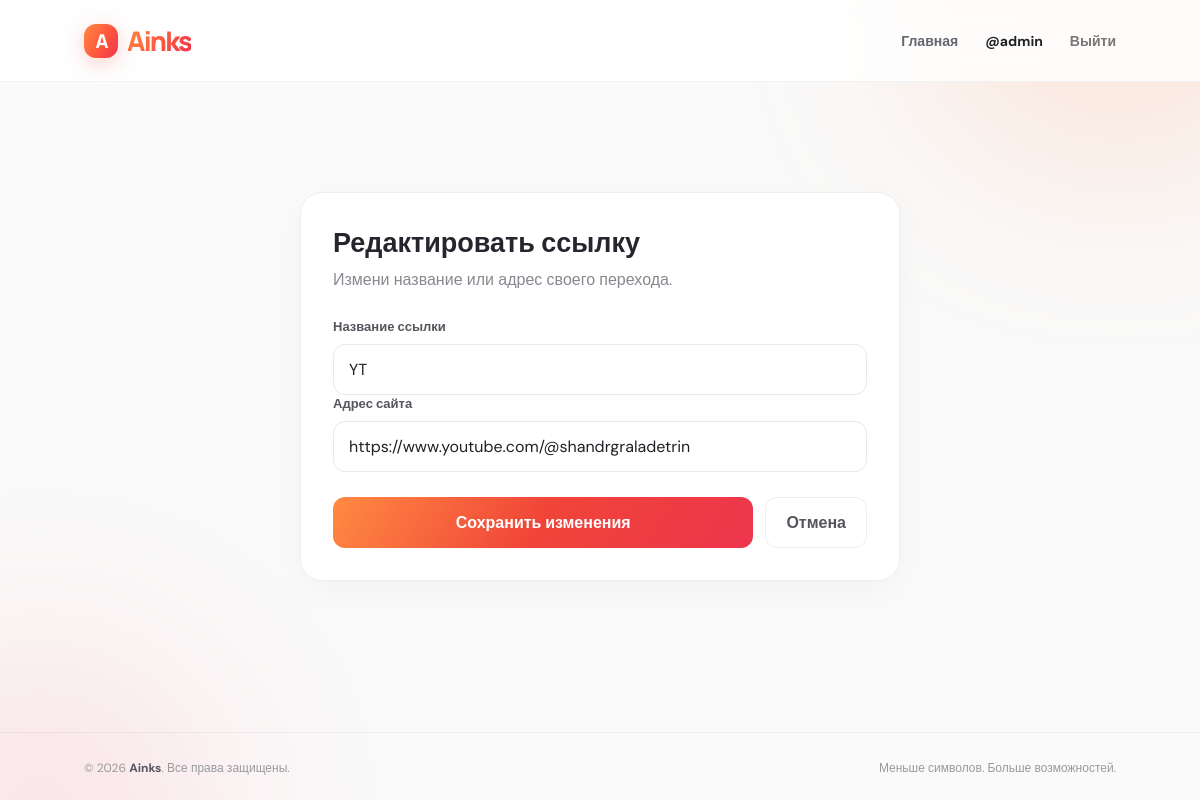
The app's page /edit/1/ (signed in) with its own data.
### services/models.py (models this page shows, shortened)
class ShortLink(models.Model):
    user = models.ForeignKey(
        User,
        on_delete=models.CASCADE,
        related_name='short_links'
    )
    title = models.CharField(max_length=100)
    original_url = models.URLField(max_length=2000)
    short_code = models.CharField(
        max_length=12,
        unique=True,
        blank=True
    )
    clicks = models.PositiveIntegerField(default=0)
    created_at = models.DateTimeField(auto_now_add=True)

### services/views.py (the view)
@login_required
def edit_link(request, link_id):
    link = get_object_or_404(
        ShortLink,
        id=link_id,
        user=request.user
    )
    if request.method == 'POST':
        form = ShortLinkForm(request.POST, instance=link)
        if form.is_valid():
            form.save()
            messages.success(request, 'Ссылка успешно обновлена!')
            return redirect('home')
    else:
        form = ShortLinkForm(instance=link)
    return render(request, 'edit_link.html', {
        'form': form,
        'link': link,
    })

### services/forms.py
class ShortLinkForm(forms.ModelForm):
    class Meta:
        model = ShortLink
        fields = ['title', 'original_url']
        widgets = {
            'title': forms.TextInput(attrs={
                'placeholder': 'Например: Мой YouTube',
                'class': 'form-input'
            }),
            'original_url': forms.URLInput(attrs={
                'placeholder': 'https://youtube.com',
                'class': 'form-input'
            }),
        }

### services/templates/edit_link.html (shortened to what this page needs)
{% extends 'base.html' %}
{% block content %}
<div class="edit-wrapper">
    <div class="edit-card">
        <h1>Редактировать ссылку</h1>
        <p class="edit-description">
            Измени название или адрес своего перехода.
        </p>
        <form method="POST" class="edit-form">
            <div>
                <label for="{{ form.title.id_for_label }}">
                    Название ссылки
                </label>
                {{ form.title }}
            </div>
            <div>
                <label for="{{ form.original_url.id_for_label }}">
                    Адрес сайта
                </label>
                {{ form.original_url }}
            </div>
            <div class="edit-actions">
                <button type="submit" class="save-button">
                    Сохранить изменения
                </button>
                <a href="{% url 'home' %}" class="cancel-button">
                    Отмена
                </a>
            </div>
        </form>
    </div>
</div>
{% endblock %}

### services/templates/base.html (shortened to what this page needs)
<!DOCTYPE html>
<html lang="ru">
<head>
</head>
<body>
<header class="header">
    <a href="{% url 'home' %}" class="logo">
        <span class="logo-mark">A</span>
        <span>Ainks</span>
    </a>
    <nav class="nav">
        <a href="{% url 'home' %}" class="nav-link">Главная</a>
        {% if user.is_authenticated %}
            <a href="{% url 'profile' user.username %}" class="nav-link nav-user">
                @{{ user.username }}
            </a>
            <form method="POST" action="{% url 'logout' %}" class="logout-form">
                <button type="submit" class="logout-button">Выйти</button>
            </form>
        {% else %}
            <a href="{% url 'login' %}" class="nav-link">Войти</a>
            <a href="{% url 'register' %}" class="nav-button">Создать аккаунт</a>
        {% endif %}
    </nav>
</header>
<main class="page-content">
    <div class="container">
        {% block content %}{% endblock %}
    </div>
</main>
<footer class="footer">
    <div>© 2026 <strong>Ainks</strong>. Все права защищены.</div>
    <div>Меньше символов. Больше возможностей.</div>
</footer>
</body>
</html>

### services/templates/base.html (style rules this page uses)
:root { --orange: #ff7138; --red: #f04438; --dark: #202027; --muted: #888891; --background: #fafafa; --border: #eeeeef; --gradient: linear-gradient(120deg, #ff8a42, #ff563d 55%, #ed354d); }
* { box-sizing: border-box; margin: 0; padding: 0; }
html { scroll-behavior: smooth; }
body { min-height: 100vh; background: var(--background); color: var(--dark); font-family: 'DM Sans', sans-serif; overflow-x: hidden; position: relative; }
body::before, body::after { content: ""; position: fixed; z-index: -1; pointer-events: none; border-radius: 50%; filter: blur(95px); opacity: .20; }
body::before { width: 420px; height: 350px; background: #ff9a62; top: -170px; right: -130px; }
body::after { width: 380px; height: 340px; background: #ff5366; bottom: -180px; left: -150px; opacity: .12; }
a { color: inherit; text-decoration: none; }
button, input { font: inherit; }
.header { width: 100%; height: 82px; display: flex; align-items: center; justify-content: space-between; padding: 0 7%; background: rgba(255,255,255,.82); backdrop-filter: blur(20px); border-bottom: 1px solid rgba(0,0,0,.045); position: sticky; top: 0; z-index: 100; }
.logo { font-family: 'Manrope', sans-serif; font-size: 27px; font-weight: 800; letter-spacing: -1.8px; display: flex; align-items: center; gap: 9px; }
.logo-mark { width: 34px; height: 34px; display: grid; place-items: center; border-radius: 12px; background: var(--gradient); color: white; font-size: 19px; box-shadow: 0 5px 18px rgba(244,78,58,.25); }
.logo span:last-child { background: var(--gradient); color: transparent; background-clip: text; -webkit-background-clip: text; }
.nav { display: flex; align-items: center; gap: 27px; }
.nav-link { color: #66666f; font-size: 14px; font-weight: 600; transition: .2s; }
.nav-user { font-weight: 700; color: var(--dark); }
.logout-form { display: inline; }
.logout-button { background: none; border: none; color: #777; cursor: pointer; font-size: 14px; font-weight: 600; }
.container { width: min(1120px, 86%); margin: 0 auto; }
.page-content { min-height: calc(100vh - 150px); padding: 65px 0 90px; }
.form-input, .auth-form input { width: 100%; padding: 15px 16px; border: 1px solid #e9e9ed; border-radius: 12px; outline: none; background: #fff; color: var(--dark); font-size: 14px; transition: .2s; }
.form-input::placeholder { color: #b6b6bd; }
.footer { padding: 27px 7%; border-top: 1px solid rgba(0,0,0,.05); display: flex; justify-content: space-between; align-items: center; color: #9999a0; font-size: 12px; }
.footer strong { color: #55555e; }

### services/templates/edit_link.html (style rules this page uses)
.edit-wrapper { max-width: 600px; margin: 45px auto; }
.edit-card { background: white; border: 1px solid #eeeeef; border-radius: 22px; padding: 32px; box-shadow: 0 10px 35px rgba(0, 0, 0, .035); }
.edit-card h1 { color: #25252d; font-size: 27px; margin-bottom: 9px; }
.edit-description { color: #888891; margin-bottom: 28px; }
.edit-form label { display: block; color: #55555e; font-size: 13px; font-weight: 700; margin-bottom: 9px; }
.edit-form input { width: 100%; padding: 14px 15px; border: 1px solid #e9e9ec; border-radius: 12px; outline: none; font: inherit; transition: .2s; }
.edit-actions { display: flex; gap: 12px; margin-top: 25px; }
.save-button { flex: 1; border: none; border-radius: 12px; padding: 14px; background: linear-gradient(120deg, #ff8a42, #f04438, #ed354d); color: white; font-weight: 800; cursor: pointer; transition: .2s; }
.cancel-button { display: flex; align-items: center; justify-content: center; padding: 14px 20px; border: 1px solid #eeeeef; border-radius: 12px; color: #55555e; text-decoration: none; font-weight: 700; }

### records on screen
ShortLink: title "YT", original_url "https://www.youtube.com/@shandrgraladetrin"

### other values on screen
{{ user.username }} "admin"
